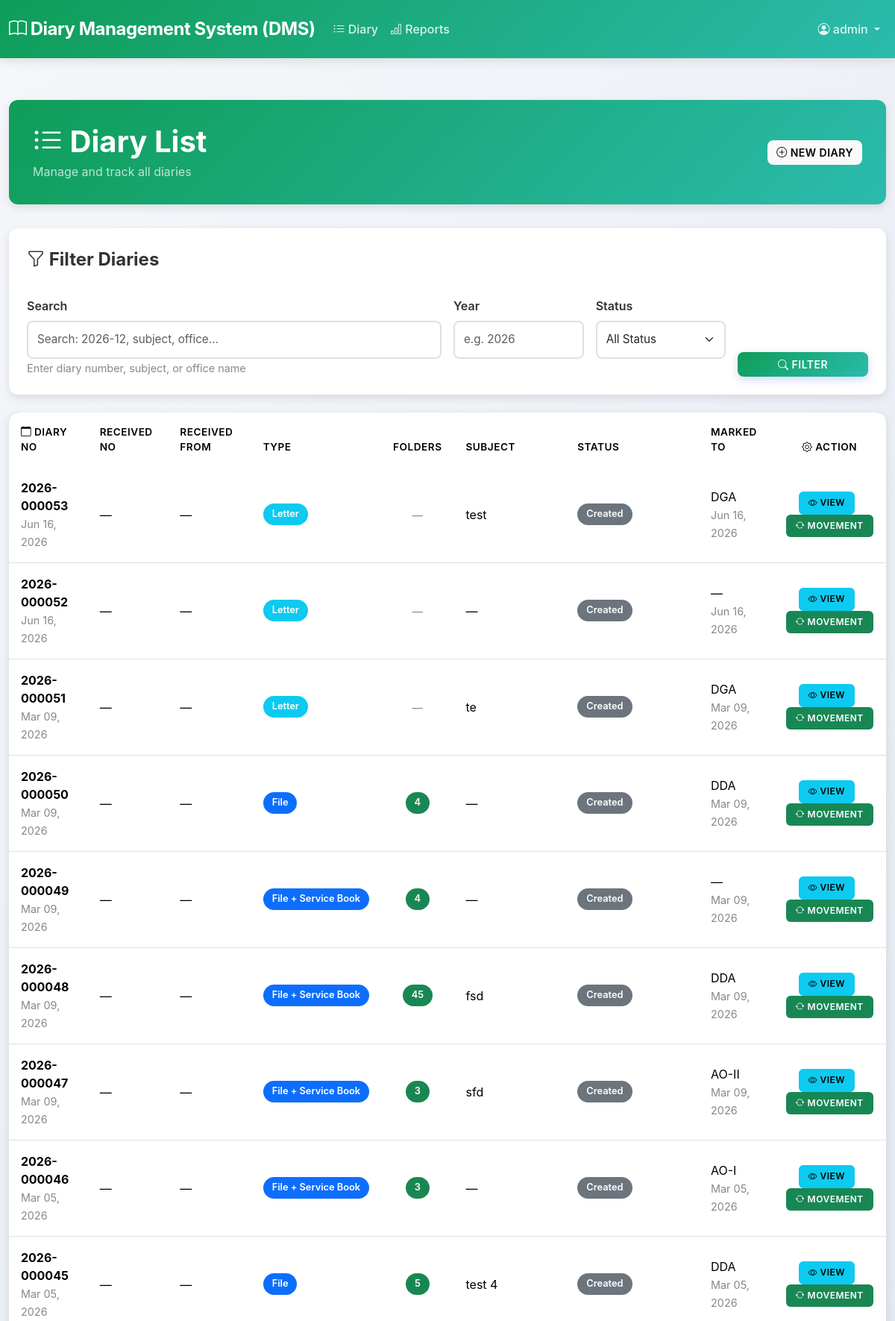
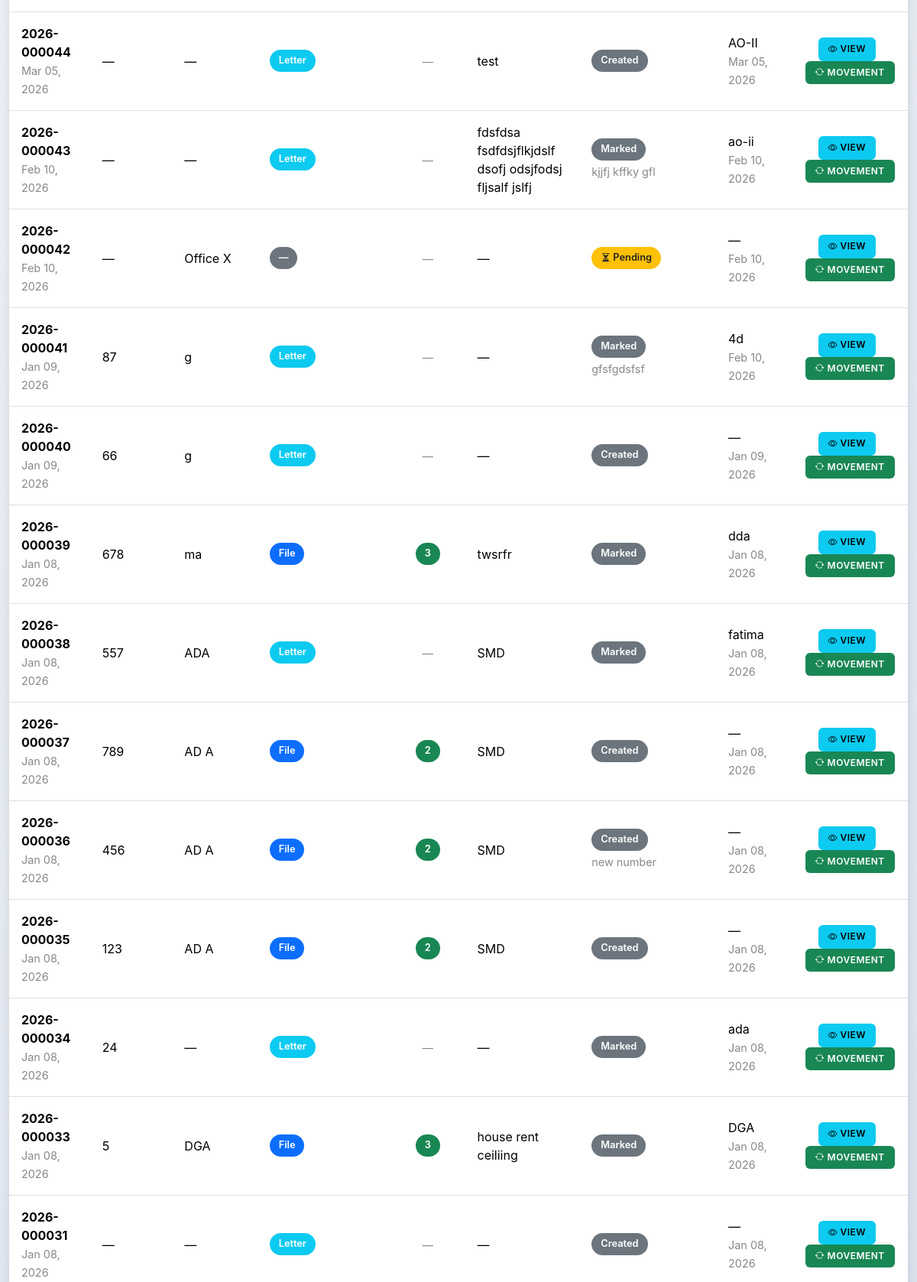
Screenshot of /list/ (signed in, upper part) with the database file from the repository (2 pictures, top to bottom).
### diary/models.py (models this page shows, shortened)
class Diary(models.Model):
    class Status(models.TextChoices):
        PENDING = "Pending", "Pending"
        CREATED = "Created", "Created"
        MARKED = "Marked", "Marked"
        FORWARDED = "Forwarded", "Forwarded"
        RETURNED = "Returned", "Returned"
        CLOSED = "Closed", "Closed"
        DISPOSED = "Disposed", "Disposed"
    year = models.PositiveIntegerField(db_index=True)
    sequence = models.PositiveIntegerField(db_index=True)
    diary_date = models.DateField(default=timezone.localdate)
    received_from = models.CharField(max_length=255, blank=True, default="")
    received_diary_no = models.CharField(max_length=100, blank=True, default="")
    file_letter = models.CharField(max_length=100, blank=True, default="")
    no_of_folders = models.PositiveIntegerField(default=0)
    service_included = models.BooleanField(default=False)
    subject = models.TextField(blank=True, default="")
    remarks = models.TextField(blank=True, default="")
    marked_to = models.CharField(max_length=255, blank=True, default="")
    marked_date = models.DateField(null=True, blank=True)
    status = models.CharField(max_length=50, choices=Status.choices, default=Status.PENDING)
    created_by = models.ForeignKey(
        settings.AUTH_USER_MODEL, on_delete=models.PROTECT, related_name="diaries_created"
    )
    created_at = models.DateTimeField(auto_now_add=True)
    class Meta:
        constraints = [
            models.UniqueConstraint(fields=["year", "sequence"], name="uniq_diary_year_seq"),
        ]
        ordering = ["-year", "-sequence"]
        indexes = [
            models.Index(fields=["year", "sequence"]),
            models.Index(fields=["diary_date"]),
            models.Index(fields=["status"]),
            models.Index(fields=["received_diary_no"]),
            models.Index(fields=["received_from"]),
            models.Index(fields=["file_letter"]),
            models.Index(fields=["marked_to"]),
        ]
    @property
    def diary_no(self) -> str:
        return f"{self.year}-{self.sequence:06d}"

class DiaryMovement(models.Model):
    class ActionType(models.TextChoices):
        CREATED = "Created", "Created"
        MARKED = "Marked", "Marked"
        FORWARDED = "Forwarded", "Forwarded"
        RETURNED = "Returned", "Returned"
        CLOSED = "Closed", "Closed"
        DISPOSED = "Disposed", "Disposed"
    diary = models.ForeignKey(Diary, on_delete=models.CASCADE, related_name="movements")
    year = models.PositiveIntegerField(db_index=True, blank=True, null=True)
    sequence = models.PositiveIntegerField(db_index=True, blank=True, null=True)
    from_office = models.CharField(max_length=255, blank=True, default="")
    to_office = models.CharField(max_length=255, blank=True, default="")
    action_type = models.CharField(max_length=50, choices=ActionType.choices)
    action_datetime = models.DateTimeField(default=timezone.now)
    remarks = models.TextField(blank=True, default="")
    created_by = models.ForeignKey(
        settings.AUTH_USER_MODEL, on_delete=models.PROTECT, related_name="movements_created"
    )
    created_on = models.DateTimeField(auto_now_add=True)
    class Meta:
        ordering = ["action_datetime", "id"]
        indexes = [
            models.Index(fields=["year", "sequence"]),
            models.Index(fields=["action_type"]),
            models.Index(fields=["action_datetime"]),
        ]

### diary/views.py (the view, shortened to what this page needs)
# urls.py: path("list/", views.diary_list, name="diary_list"),
@login_required
def diary_list(request):
    q = (request.GET.get("q") or "").strip()
    year = (request.GET.get("year") or "").strip()
    status = (request.GET.get("status") or "").strip()
    create_form = DiaryCreateForm()
    qs = (
        Diary.objects.all()
        .prefetch_related(Prefetch("movements", queryset=DiaryMovement.objects.order_by("-action_datetime", "-id")))
    )
    if year.isdigit():
        qs = qs.filter(year=int(year))
    if status:
        qs = qs.filter(status=status)
    qs = qs.order_by("-diary_date", "-sequence")
    paginator = Paginator(qs, settings.DEFAULT_PAGE_SIZE)
    page_number = request.GET.get("page")
    page_obj = paginator.get_page(page_number)
    PLACEHOLDER_REMARK = "Initial diary created"
    for d in page_obj.object_list:
        mvs = list(getattr(d, "movements").all()) if hasattr(d, "movements") else []
        last_mv = mvs[0] if mvs else None
        d.last_movement = last_mv
        if last_mv and last_mv.action_datetime:
            d.last_movement_dt = timezone.localtime(last_mv.action_datetime)
        else:
            d.last_movement_dt = None
        diary_remarks = (d.remarks or "").strip()
        if diary_remarks and diary_remarks != PLACEHOLDER_REMARK:
            d.current_remarks = diary_remarks
        else:
            last_remarks = (last_mv.remarks or "").strip() if last_mv else ""
            d.current_remarks = last_remarks if last_remarks and last_remarks != PLACEHOLDER_REMARK else ""
    return render(
        request,
        "diary/diary_list.html",
        {
            "page_obj": page_obj,
            "q": q,
            "year": year,
            "status": status,
            "status_choices": Diary.Status.choices,
            "create_form": create_form,
            "can_download_pdf": request.user.has_perm("diary.view_diary"),
            "can_add_movement": request.user.has_perm("diary.add_diarymovement"),
        },
    )

### diary/templates/diary/diary_list.html (shortened to what this page needs)
{% extends "base.html" %}
{% block content %}
<div class="page-header">
  <div class="d-flex justify-content-between align-items-center">
    <div>
      <h1 class="mb-0"><i class="bi bi-list-ul"></i> Diary List</h1>
      <p class="text-light mb-0 mt-1 opacity-75">Manage and track all diaries</p>
    </div>
    <div>
      <button class="btn btn-light" data-bs-toggle="modal" data-bs-target="#newDiaryModal" aria-label="Create a new diary">
        <i class="bi bi-plus-circle"></i> New Diary
      </button>
    </div>
  </div>
</div>
<div class="row mb-4">
  <div class="col-12">
    <div class="card">
      <div class="card-body">
        <form method="get" aria-label="Filter diaries">
          <fieldset>
            <legend class="form-label fw-bold mb-3"><i class="bi bi-funnel"></i> Filter Diaries</legend>
            <div class="row g-3">
              <div class="col-md-6">
                <label for="search-input" class="form-label">Search</label>
                <input id="search-input" class="form-control" name="q" value="{{ q }}" placeholder="Search: 2026-12, subject, office..." aria-describedby="search-help">
                <small id="search-help" class="form-text text-muted">Enter diary number, subject, or office name</small>
              </div>
              <div class="col-md-2">
                <label for="year-input" class="form-label">Year</label>
                <input id="year-input" class="form-control" name="year" value="{{ year }}" placeholder="e.g. 2026" aria-label="Filter by year">
              </div>
              <div class="col-md-2">
                <label for="status-select" class="form-label">Status</label>
                <select id="status-select" class="form-select" name="status" aria-label="Filter by status">
                  <option value="">All Status</option>
                </select>
              </div>
              <div class="col-md-2 d-flex align-items-end">
                <button type="submit" class="btn btn-primary w-100" aria-label="Apply filters">
                  <i class="bi bi-search"></i> Filter
                </button>
              </div>
            </div>
          </fieldset>
        </form>
      </div>
    </div>
  </div>
</div>
<div class="card">
  <div class="table-responsive">
    <table class="table table-hover mb-0 align-middle" role="grid" aria-label="Diary list">
      <thead>
        <tr role="row">
          <th scope="col"><i class="bi bi-calendar"></i> Diary No</th>
          <th scope="col">Received No</th>
          <th scope="col">Received From</th>
          <th scope="col">Type</th>
          <th scope="col" class="text-center">Folders</th>
          <th scope="col">Subject</th>
          <th scope="col">Status</th>
          <th scope="col">Marked To</th>
          <th scope="col" class="text-center"><i class="bi bi-gear"></i> Action</th>
        </tr>
      </thead>
      <tbody>
        {% for d in page_obj.object_list %}
          <tr role="row" class="align-middle">
            <td>
              <strong class="d-block">{{ d.diary_no }}</strong>
              <small class="text-muted">{{ d.diary_date|date:"M d, Y" }}</small>
            </td>
            <td>{{ d.received_diary_no|default:"—" }}</td>
            <td>{{ d.received_from|default:"—" }}</td>
            <td>
              {% if d.file_letter == "File" and d.service_included %}
                <span class="badge bg-primary">File + Service Book</span>
              {% elif d.file_letter %}
                <span class="badge {% if d.file_letter == 'File' %}bg-primary{% else %}bg-info{% endif %}">{{ d.file_letter }}</span>
              {% else %}
                <span class="badge bg-secondary">—</span>
              {% endif %}
            </td>
            <td class="text-center">
              {% if d.file_letter == "File" %}
                <span class="badge bg-success">{{ d.no_of_folders }}</span>
              {% else %}
                <span class="text-muted">—</span>
              {% endif %}
            </td>
            <td>
              <div style="max-width: 350px; white-space: normal; word-break: break-word; overflow-wrap: anywhere;">
                {{ d.subject|default:"—" }}
              </div>
            </td>
            <td>
              {% if d.status == "Pending" %}
                <span class="badge bg-warning text-dark"><i class="bi bi-hourglass-split"></i> {{ d.status }}</span>
              {% elif d.status == "Completed" %}
                <span class="badge bg-success"><i class="bi bi-check-circle"></i> {{ d.status }}</span>
              {% else %}
                <span class="badge bg-secondary">{{ d.status }}</span>
              {% endif %}
              {% if d.current_remarks %}
                <div class="small text-muted mt-1 text-truncate" style="max-width:220px;" title="{{ d.current_remarks }}">{{ d.current_remarks|truncatechars:80 }}</div>
              {% endif %}
            </td>
            <td>
              <div>{{ d.marked_to|default:"—" }}</div>
              {% if d.last_movement_dt %}
                <small class="text-muted">{{ d.last_movement_dt|date:"M d, Y" }}</small>
              {% endif %}
            </td>
            <td class="text-center">
              <a class="btn btn-sm btn-info rounded me-2" href="{% url 'diary_detail' d.pk %}" aria-label="Open diary {{ d.diary_no }}">
                <i class="bi bi-eye"></i> View
              </a>
              {% if can_add_movement %}
                <button type="button" class="btn btn-sm btn-success rounded movement-btn" data-url="{% url 'movement_add' d.pk %}" data-pk="{{ d.pk }}" aria-label="Add movement for diary {{ d.diary_no }}">
                  <i class="bi bi-arrow-repeat"></i> Movement
                </button>
              {% endif %}
            </td>
          </tr>
        {% endfor %}
      </tbody>
    </table>
  </div>
</div>
{% endblock %}

### diary/templates/base.html (shortened to what this page needs)
<!doctype html>
<html lang="en">
<head>
  <link href="https://cdn.jsdelivr.net/npm/bootstrap@5.3.3/dist/css/bootstrap.min.css" rel="stylesheet">
  <link href="https://cdn.jsdelivr.net/npm/bootstrap-icons@1.11.3/font/bootstrap-icons.css" rel="stylesheet">
</head>
<body>
  <nav class="navbar navbar-expand-lg navbar-dark" role="navigation" aria-label="Main navigation">
    <div class="container-fluid">
      <a class="navbar-brand" href="{% url 'dashboard' %}"><i class="bi bi-book"></i> Diary Management System (DMS)</a>
      <div class="collapse navbar-collapse" id="topNav">
        <ul class="navbar-nav me-auto mb-2 mb-lg-0">
          <li class="nav-item"><a class="nav-link" href="{% url 'diary_list' %}"><i class="bi bi-list-ul"></i> Diary</a></li>
          <li class="nav-item"><a class="nav-link" href="{% url 'reports_table' %}"><i class="bi bi-bar-chart"></i> Reports</a></li>
        </ul>
        <ul class="navbar-nav ms-auto mb-2 mb-lg-0">
          {% if request.user.is_authenticated %}
            <li class="nav-item dropdown">
              <a class="nav-link dropdown-toggle" href="#" id="userDropdown" role="button" data-bs-toggle="dropdown" aria-expanded="false">
                <i class="bi bi-person-circle"></i> {{ request.user.get_username }}
              </a>
            </li>
          {% else %}
            <li class="nav-item"><a class="btn btn-outline-light btn-sm" href="{% url 'login' %}">Login</a></li>
          {% endif %}
        </ul>
      </div>
    </div>
  </nav>
  <main class="container py-4">
    {% block content %}{% endblock %}
  </main>
</body>
</html>

### diary/templates/base.html (style rules this page uses)
:root { --primary-gradient: linear-gradient(135deg, #0f9d58 0%, #2bbbad 100%); --primary-color: #0f9d58; --primary-dark: #0a7b44; --card-shadow: 0 4px 12px rgba(0, 0, 0, 0.1); --card-shadow-hover: 0 8px 24px rgba(0, 0, 0, 0.15); --border-radius: 12px; --transition: all 0.3s ease; }
* { box-sizing: border-box; }
body { background: linear-gradient(135deg, #f5f7fa 0%, #c3cfe2 100%); min-height: 100vh; font-family: -apple-system, BlinkMacSystemFont, 'Segoe UI', Roboto, 'Helvetica Neue', Arial, sans-serif; }
.navbar { background: var(--primary-gradient) !important; box-shadow: var(--card-shadow); padding: 1rem 0; }
.navbar-brand { font-weight: 700; font-size: 1.5rem; letter-spacing: -0.5px; color: white !important; }
.navbar-dark .navbar-nav .nav-link { color: rgba(255, 255, 255, 0.85) !important; transition: var(--transition); font-weight: 500; }
main.container { max-width: 1500px; margin-top: 2rem; }
.card { border: none; border-radius: var(--border-radius); box-shadow: var(--card-shadow); transition: var(--transition); overflow: hidden; }
.card-body { padding: 1.5rem; }
.btn { border: none; border-radius: 8px; font-weight: 600; transition: var(--transition); text-transform: uppercase; font-size: 0.875rem; letter-spacing: 0.5px; }
.btn-primary { background: var(--primary-gradient); color: white; box-shadow: 0 4px 12px rgba(102, 126, 234, 0.3); }
.btn-sm { padding: 0.4rem 0.8rem; font-size: 0.75rem; }
.form-control, .form-select { border: 2px solid #e0e0e0; border-radius: 8px; padding: 0.75rem; transition: var(--transition); font-size: 0.95rem; }
.form-label { font-weight: 600; color: #333; margin-bottom: 0.5rem; }
.table { border-collapse: collapse; }
.table thead { background: var(--primary-gradient); color: white; }
.table thead th { border: none; font-weight: 600; padding: 1rem; text-transform: uppercase; font-size: 0.85rem; letter-spacing: 0.5px; }
.table tbody td { border-color: #e0e0e0; padding: 1rem; vertical-align: middle; }
.table tbody tr { transition: var(--transition); }
.table-responsive { border-radius: var(--border-radius); overflow: hidden; box-shadow: var(--card-shadow); }
.badge { padding: 0.5rem 0.75rem; border-radius: 20px; font-weight: 600; font-size: 0.8rem; }
h1, h2, h3, h4, h5, h6 { color: #333; font-weight: 700; margin-bottom: 1.5rem; }
h1 { font-size: 2.5rem; background: var(--primary-gradient); -webkit-background-clip: text; -webkit-text-fill-color: transparent; background-clip: text; }
.text-muted { color: #888 !important; font-size: 0.9rem; }
.page-header { background: var(--primary-gradient); color: white; padding: 2rem; border-radius: var(--border-radius); margin-bottom: 2rem; box-shadow: var(--card-shadow); }
.card-body p, .page-header p, .table-responsive p, .text-truncate { overflow-wrap: anywhere; word-break: break-word; }
.page-header h1 { color: white; background: none; -webkit-text-fill-color: unset; margin-bottom: 0; }

### rows the page displays
Diary: diary_no "2026-000053", diary_date "Jun 16, 2026", received_diary_no "—", received_from "—", file_letter "Letter", subject "test", status "Created", marked_to "DGA", last_movement_dt "Jun 16, 2026"
Diary: diary_no "2026-000052", diary_date "Jun 16, 2026", received_diary_no "—", received_from "—", file_letter "Letter", subject "—", status "Created", marked_to "—", last_movement_dt "Jun 16, 2026"
Diary: diary_no "2026-000051", diary_date "Mar 09, 2026", received_diary_no "—", received_from "—", file_letter "Letter", subject "te", status "Created", marked_to "DGA", last_movement_dt "Mar 09, 2026"
Diary: diary_no "2026-000050", diary_date "Mar 09, 2026", received_diary_no "—", received_from "—", file_letter "File", no_of_folders "4", subject "—", status "Created", marked_to "DDA", last_movement_dt "Mar 09, 2026"
Diary: diary_no "2026-000049", diary_date "Mar 09, 2026", received_diary_no "—", received_from "—", file_letter "File + Service Book", no_of_folders "4", subject "—", status "Created", marked_to "—", last_movement_dt "Mar 09, 2026"
Diary: diary_no "2026-000048", diary_date "Mar 09, 2026", received_diary_no "—", received_from "—", file_letter "File + Service Book", no_of_folders "45", subject "fsd", status "Created", marked_to "DDA", last_movement_dt "Mar 09, 2026"
Diary: diary_no "2026-000047", diary_date "Mar 09, 2026", received_diary_no "—", received_from "—", file_letter "File + Service Book", no_of_folders "3", subject "sfd", status "Created", marked_to "AO-II", last_movement_dt "Mar 09, 2026"
Diary: diary_no "2026-000046", diary_date "Mar 05, 2026", received_diary_no "—", received_from "—", file_letter "File + Service Book", no_of_folders "3", subject "—", status "Created", marked_to "AO-I", last_movement_dt "Mar 05, 2026"
Diary: diary_no "2026-000045", diary_date "Mar 05, 2026", received_diary_no "—", received_from "—", file_letter "File", no_of_folders "5", subject "test 4", status "Created", marked_to "DDA", last_movement_dt "Mar 05, 2026"
Diary: diary_no "2026-000044", diary_date "Mar 05, 2026", received_diary_no "—", received_from "—", file_letter "Letter", subject "test", status "Created", marked_to "AO-II", last_movement_dt "Mar 05, 2026"
Diary: diary_no "2026-000043", diary_date "Feb 10, 2026", received_diary_no "—", received_from "—", file_letter "Letter", subject "fdsfdsa fsdfdsjflkjdslf dsofj odsjfodsj fljsalf jslfj", status "Marked", current_remarks "kjjfj kffky gfl", marked_to "ao-ii", last_movement_dt "Feb 10, 2026"
Diary: diary_no "2026-000042", diary_date "Feb 10, 2026", received_diary_no "—", received_from "Office X", subject "—", status "Pending", marked_to "—", last_movement_dt "Feb 10, 2026"
Diary: diary_no "2026-000041", diary_date "Jan 09, 2026", received_diary_no "87", received_from "g", file_letter "Letter", subject "—", status "Marked", current_remarks "gfsfgdsfsf", marked_to "4d", last_movement_dt "Feb 10, 2026"
Diary: diary_no "2026-000040", diary_date "Jan 09, 2026", received_diary_no "66", received_from "g", file_letter "Letter", subject "—", status "Created", marked_to "—", last_movement_dt "Jan 09, 2026"
Diary: diary_no "2026-000039", diary_date "Jan 08, 2026", received_diary_no "678", received_from "ma", file_letter "File", no_of_folders "3", subject "twsrfr", status "Marked", marked_to "dda", last_movement_dt "Jan 08, 2026"
Diary: diary_no "2026-000038", diary_date "Jan 08, 2026", received_diary_no "557", received_from "ADA", file_letter "Letter", subject "SMD", status "Marked", marked_to "fatima", last_movement_dt "Jan 08, 2026"
Diary: diary_no "2026-000037", diary_date "Jan 08, 2026", received_diary_no "789", received_from "AD A", file_letter "File", no_of_folders "2", subject "SMD", status "Created", marked_to "—", last_movement_dt "Jan 08, 2026"
Diary: diary_no "2026-000036", diary_date "Jan 08, 2026", received_diary_no "456", received_from "AD A", file_letter "File", no_of_folders "2", subject "SMD", status "Created", current_remarks "new number", marked_to "—", last_movement_dt "Jan 08, 2026"
Diary: diary_no "2026-000035", diary_date "Jan 08, 2026", received_diary_no "123", received_from "AD A", file_letter "File", no_of_folders "2", subject "SMD", status "Created", marked_to "—", last_movement_dt "Jan 08, 2026"
Diary: diary_no "2026-000034", diary_date "Jan 08, 2026", received_diary_no "24", received_from "—", file_letter "Letter", subject "—", status "Marked", marked_to "ada", last_movement_dt "Jan 08, 2026"
Diary: diary_no "2026-000033", diary_date "Jan 08, 2026", received_diary_no "5", received_from "DGA", file_letter "File", no_of_folders "3", subject "house rent ceiliing", status "Marked", marked_to "DGA", last_movement_dt "Jan 08, 2026"
Diary: diary_no "2026-000031", diary_date "Jan 08, 2026", received_diary_no "—", received_from "—", file_letter "Letter", subject "—", status "Created", marked_to "—", last_movement_dt "Jan 08, 2026"

### other values shown
{{ request.user.get_username }} "admin"
